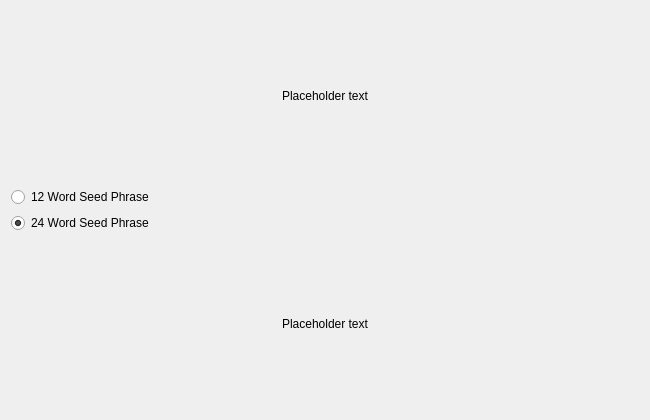
<?xml version="1.0" encoding="UTF-8"?>
<ui version="4.0">
 <class>StartOptions</class>
 <widget class="QWidget" name="StartOptions">
  <property name="geometry">
   <rect>
    <x>0</x>
    <y>0</y>
    <width>650</width>
    <height>420</height>
   </rect>
  </property>
  <property name="sizePolicy">
   <sizepolicy hsizetype="MinimumExpanding" vsizetype="MinimumExpanding">
    <horstretch>0</horstretch>
    <verstretch>0</verstretch>
   </sizepolicy>
  </property>
  <property name="minimumSize">
   <size>
    <width>650</width>
    <height>420</height>
   </size>
  </property>
  <property name="windowTitle">
   <string>StartOptions Dialog</string>
  </property>
  <layout class="QVBoxLayout" name="verticalLayout">
   <property name="sizeConstraint">
    <enum>QLayout::SetMinimumSize</enum>
   </property>
   <item>
    <widget class="QLabel" name="welcomeLabel2">
     <property name="sizePolicy">
      <sizepolicy hsizetype="Minimum" vsizetype="Preferred">
       <horstretch>0</horstretch>
       <verstretch>0</verstretch>
      </sizepolicy>
     </property>
     <property name="text">
      <string notr="true">Placeholder text</string>
     </property>
     <property name="textFormat">
      <enum>Qt::RichText</enum>
     </property>
     <property name="alignment">
      <set>Qt::AlignCenter</set>
     </property>
     <property name="wordWrap">
      <bool>true</bool>
     </property>
    </widget>
   </item>
     <item>
      <widget class="QRadioButton" name="Words12">
       <property name="sizePolicy">
        <sizepolicy hsizetype="Minimum" vsizetype="Fixed">
         <horstretch>1</horstretch>
         <verstretch>1</verstretch>
        </sizepolicy>
       </property>
       <property name="cursor">
        <cursorShape>PointingHandCursor</cursorShape>
       </property>
       <property name="text">
        <string>12 Word Seed Phrase</string>
       </property>
      </widget>
     </item>
     <item>
      <widget class="QRadioButton" name="Words24">
       <property name="sizePolicy">
        <sizepolicy hsizetype="Minimum" vsizetype="Fixed">
         <horstretch>1</horstretch>
         <verstretch>1</verstretch>
        </sizepolicy>
       </property>
       <property name="cursor">
        <cursorShape>PointingHandCursor</cursorShape>
       </property>
       <property name="text">
        <string>24 Word Seed Phrase</string>
       </property>
       <property name="iconSize">
        <size>
         <width>0</width>
         <height>0</height>
        </size>
       </property>
       <property name="checked">
        <bool>true</bool>
       </property>
      </widget>
     </item>
   <item>
    <widget class="QLabel" name="welcomeLabel3">
     <property name="sizePolicy">
      <sizepolicy hsizetype="Minimum" vsizetype="Preferred">
       <horstretch>0</horstretch>
       <verstretch>0</verstretch>
      </sizepolicy>
     </property>
     <property name="text">
      <string notr="true">Placeholder text</string>
     </property>
     <property name="textFormat">
      <enum>Qt::RichText</enum>
     </property>
     <property name="alignment">
      <set>Qt::AlignCenter</set>
     </property>
     <property name="wordWrap">
      <bool>true</bool>
     </property>
    </widget>
   </item>
  </layout>
 </widget>
 <resources/>
 <connections/>
</ui>
